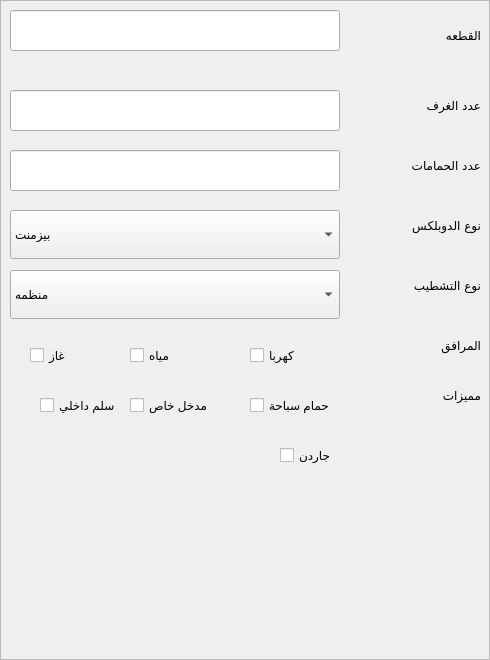
    <widget class="QFrame" name="Frame_Search_DoublexFlat">
     <property name="geometry">
      <rect>
       <x>0</x>
       <y>0</y>
       <width>490</width>
       <height>660</height>
      </rect>
     </property>
     <property name="frameShape">
      <enum>QFrame::StyledPanel</enum>
     </property>
     <property name="frameShadow">
      <enum>QFrame::Raised</enum>
     </property>
     <widget class="QCheckBox" name="checkBox_176">
      <property name="geometry">
       <rect>
        <x>30</x>
        <y>340</y>
        <width>81</width>
        <height>30</height>
       </rect>
      </property>
      <property name="text">
       <string>غاز</string>
      </property>
     </widget>
     <widget class="QCheckBox" name="checkBox_177">
      <property name="geometry">
       <rect>
        <x>250</x>
        <y>340</y>
        <width>81</width>
        <height>30</height>
       </rect>
      </property>
      <property name="text">
       <string>كهربا</string>
      </property>
     </widget>
     <widget class="QCheckBox" name="checkBox_175">
      <property name="geometry">
       <rect>
        <x>130</x>
        <y>340</y>
        <width>81</width>
        <height>30</height>
       </rect>
      </property>
      <property name="text">
       <string>مياه</string>
      </property>
     </widget>
     <widget class="QComboBox" name="comboBox_182">
      <property name="geometry">
       <rect>
        <x>10</x>
        <y>270</y>
        <width>330</width>
        <height>49</height>
       </rect>
      </property>
      <item>
       <property name="text">
        <string>منظمه</string>
       </property>
      </item>
      <item>
       <property name="text">
        <string>تحت التشطيب</string>
       </property>
      </item>
      <item>
       <property name="text">
        <string>طوب أحمر</string>
       </property>
      </item>
      <item>
       <property name="text">
        <string>هيكل خرصانى</string>
       </property>
      </item>
     </widget>
     <widget class="QLabel" name="label_846">
      <property name="geometry">
       <rect>
        <x>360</x>
        <y>20</y>
        <width>121</width>
        <height>31</height>
       </rect>
      </property>
      <property name="font">
       <font>
        <family>simplified arabic</family>
       </font>
      </property>
      <property name="text">
       <string>القطعه</string>
      </property>
     </widget>
     <widget class="QCheckBox" name="checkBox_178">
      <property name="geometry">
       <rect>
        <x>280</x>
        <y>440</y>
        <width>61</width>
        <height>30</height>
       </rect>
      </property>
      <property name="text">
       <string>جاردن</string>
      </property>
     </widget>
     <widget class="QCheckBox" name="checkBox_172">
      <property name="geometry">
       <rect>
        <x>250</x>
        <y>390</y>
        <width>91</width>
        <height>30</height>
       </rect>
      </property>
      <property name="text">
       <string>حمام سباحة</string>
      </property>
     </widget>
     <widget class="QLabel" name="label_844">
      <property name="geometry">
       <rect>
        <x>360</x>
        <y>270</y>
        <width>121</width>
        <height>31</height>
       </rect>
      </property>
      <property name="font">
       <font>
        <family>simplified arabic</family>
       </font>
      </property>
      <property name="text">
       <string>نوع التشطيب</string>
      </property>
     </widget>
     <widget class="QComboBox" name="comboBox_183">
      <property name="geometry">
       <rect>
        <x>10</x>
        <y>210</y>
        <width>330</width>
        <height>49</height>
       </rect>
      </property>
      <item>
       <property name="text">
        <string>بيزمنت</string>
       </property>
      </item>
      <item>
       <property name="text">
        <string>ارضي </string>
       </property>
      </item>
      <item>
       <property name="text">
        <string>متكرر</string>
       </property>
      </item>
      <item>
       <property name="text">
        <string>روف</string>
       </property>
      </item>
     </widget>
     <widget class="QLabel" name="label_843">
      <property name="geometry">
       <rect>
        <x>360</x>
        <y>210</y>
        <width>121</width>
        <height>31</height>
       </rect>
      </property>
      <property name="font">
       <font>
        <family>simplified arabic</family>
       </font>
      </property>
      <property name="text">
       <string>نوع الدوبلكس</string>
      </property>
     </widget>
     <widget class="QLineEdit" name="lineEdit_646">
      <property name="geometry">
       <rect>
        <x>10</x>
        <y>10</y>
        <width>330</width>
        <height>41</height>
       </rect>
      </property>
      <property name="font">
       <font>
        <family>simplified arabic</family>
       </font>
      </property>
     </widget>
     <widget class="QLabel" name="label_842">
      <property name="geometry">
       <rect>
        <x>360</x>
        <y>90</y>
        <width>121</width>
        <height>31</height>
       </rect>
      </property>
      <property name="font">
       <font>
        <family>simplified arabic</family>
       </font>
      </property>
      <property name="text">
       <string>عدد الغرف</string>
      </property>
     </widget>
     <widget class="QLineEdit" name="lineEdit_643">
      <property name="geometry">
       <rect>
        <x>10</x>
        <y>90</y>
        <width>330</width>
        <height>41</height>
       </rect>
      </property>
      <property name="font">
       <font>
        <family>simplified arabic</family>
       </font>
      </property>
     </widget>
     <widget class="QLabel" name="label_841">
      <property name="geometry">
       <rect>
        <x>360</x>
        <y>380</y>
        <width>121</width>
        <height>31</height>
       </rect>
      </property>
      <property name="font">
       <font>
        <family>simplified arabic</family>
       </font>
      </property>
      <property name="text">
       <string>مميزات</string>
      </property>
     </widget>
     <widget class="QLineEdit" name="lineEdit_644">
      <property name="geometry">
       <rect>
        <x>10</x>
        <y>150</y>
        <width>330</width>
        <height>41</height>
       </rect>
      </property>
      <property name="font">
       <font>
        <family>simplified arabic</family>
       </font>
      </property>
     </widget>
     <widget class="QCheckBox" name="checkBox_173">
      <property name="geometry">
       <rect>
        <x>40</x>
        <y>390</y>
        <width>81</width>
        <height>30</height>
       </rect>
      </property>
      <property name="text">
       <string>سلم داخلي</string>
      </property>
     </widget>
     <widget class="QLabel" name="label_847">
      <property name="geometry">
       <rect>
        <x>360</x>
        <y>330</y>
        <width>121</width>
        <height>31</height>
       </rect>
      </property>
      <property name="font">
       <font>
        <family>simplified arabic</family>
       </font>
      </property>
      <property name="text">
       <string>المرافق</string>
      </property>
     </widget>
     <widget class="QLabel" name="label_845">
      <property name="geometry">
       <rect>
        <x>360</x>
        <y>150</y>
        <width>121</width>
        <height>31</height>
       </rect>
      </property>
      <property name="font">
       <font>
        <family>simplified arabic</family>
       </font>
      </property>
      <property name="text">
       <string>عدد الحمامات</string>
      </property>
     </widget>
     <widget class="QCheckBox" name="checkBox_174">
      <property name="geometry">
       <rect>
        <x>130</x>
        <y>390</y>
        <width>91</width>
        <height>30</height>
       </rect>
      </property>
      <property name="text">
       <string>مدخل خاص</string>
      </property>
     </widget>
    </widget>
